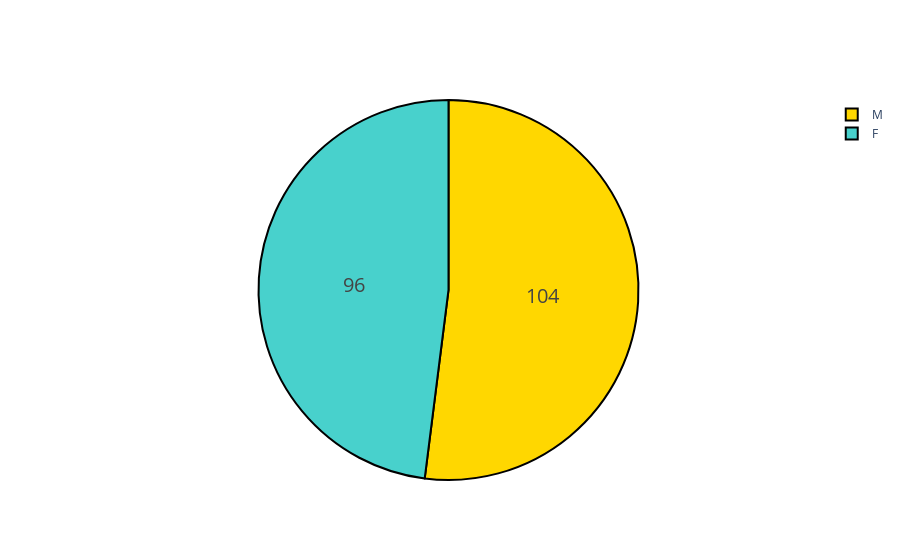

Here is the notebook cell this chart was saved with:
### Code cell
# I visualized the number of Sex in the dataset. 
colors = ['gold', 'mediumturquoise']

fig = go.Figure(data = [go.Pie(labels= ['M', 'F'], values=[104, 96])])

fig.update_traces(hoverinfo = 'label + percent', textinfo = 'value', textfont_size = 20,
                 marker = dict(colors = colors, line = dict( color = '#000000', width = 2)))

fig.show()

### Figure 1 — Plotly figure (JSON) as saved in the notebook; plotly's stock layout.template omitted (floating-point values rounded to 4 significant figures)
{"data": [{"hoverinfo": "label+percent", "labels": ["M", "F"], "marker": {"colors": ["gold", "mediumturquoise"], "line": {"color": "#000000", "width": 2}}, "textfont": {"size": 20}, "textinfo": "value", "type": "pie", "values": [104, 96]}], "layout": {}}
